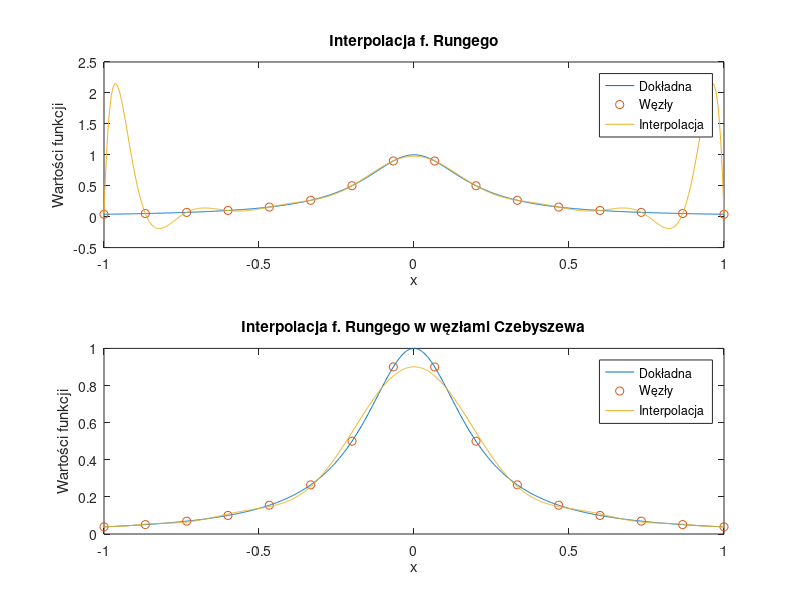

MATLAB code to generate this figure:
function [nodes_Chebyshev, V, V2, original_Runge, interpolated_Runge, interpolated_Runge_Chebyshev] = zadanie2()
% nodes_Chebyshev - wektor wierszowy zawierający N=16 węzłów Czebyszewa drugiego rodzaju
% V - macierz Vandermonde obliczona dla 16 węzłów interpolacji rozmieszczonych równomiernie w przedziale [-1,1]
% V2 - macierz Vandermonde obliczona dla węzłów interpolacji zdefiniowanych w wektorze nodes_Chebyshev
% original_Runge - wektor wierszowy zawierający wartości funkcji Runge dla wektora x_fine=linspace(-1, 1, 1000)
% interpolated_Runge - wektor wierszowy wartości funkcji interpolującej określonej dla równomiernie rozmieszczonych węzłów interpolacji
% interpolated_Runge_Chebyshev - wektor wierszowy wartości funkcji interpolującej wyznaczonej
%       przy zastosowaniu 16 węzłów Czebyszewa zawartych w nodes_Chebyshev 
    N = 16;
    x_fine = linspace(-1, 1, 1000);
    original_Runge = ((x_fine.^2).*25 + 1);
    original_Runge = 1./original_Runge;
    x_course = linspace(-1, 1, N);
    y_course = 1./(((x_course.^2).*25 + 1));
    nodes_Chebyshev = get_Chebyshev_nodes(N)

    V = vandermonde_matrix(N);
    V2 = chebyshev_vandermonde_matrix(nodes_Chebyshev);

    runge_nodes = (1./((x_course.^2).*25 + 1))';
    c_runge = V \ runge_nodes;
    interpolated_Runge = polyval(flipud(c_runge), x_fine);

    runge_cheybyshev = (1./(1 + 25*nodes_Chebyshev.^2))';
    cc_runge = V2 \ runge_cheybyshev;
    interpolated_Runge_Chebyshev = polyval(flipud(cc_runge), x_fine);

    subplot(2,1,1);
    plot(x_fine, original_Runge);
    hold on;
    plot(x_course, y_course, 'o');
    plot(x_fine, interpolated_Runge);
    xlabel("x");
    ylabel("Wartości funkcji");
    title("Interpolacja f. Rungego");
    legend("Dokładna", "Węzły", "Interpolacja");
    hold off;

    subplot(2,1,2);
    plot(x_fine, original_Runge);
    hold on;
    plot(x_course, y_course, 'o');
    plot(x_fine, interpolated_Runge_Chebyshev);
    xlabel("x");
    ylabel("Wartości funkcji");
    title("Interpolacja f. Rungego w węzłami Czebyszewa");
    legend("Dokładna", "Węzły", "Interpolacja");
    hold off;

    print("zadanie2", "-dpng");
end

function nodes = get_Chebyshev_nodes(N)
    % oblicza N węzłów Czebyszewa drugiego rodzaju
    n = linspace(0, N-1, N);
    nodes = cos((n * pi)./ (N-1));
end

    function V = vandermonde_matrix(N)
        % Generuje macierz Vandermonde dla N równomiernie rozmieszczonych w przedziale [-1, 1] węzłów interpolacji
        x_coarse = linspace(-1,1,N);
        V = zeros(N,N);
        for i = 1:N
            V(:, i) = x_coarse.^(i-1);
        end
    end

    function V = chebyshev_vandermonde_matrix(nodes)
        N = size(nodes, 2);
        V = zeros(N, N);
        for i = 1:N
            V(:, i) = nodes.^(i-1);
        end
    end